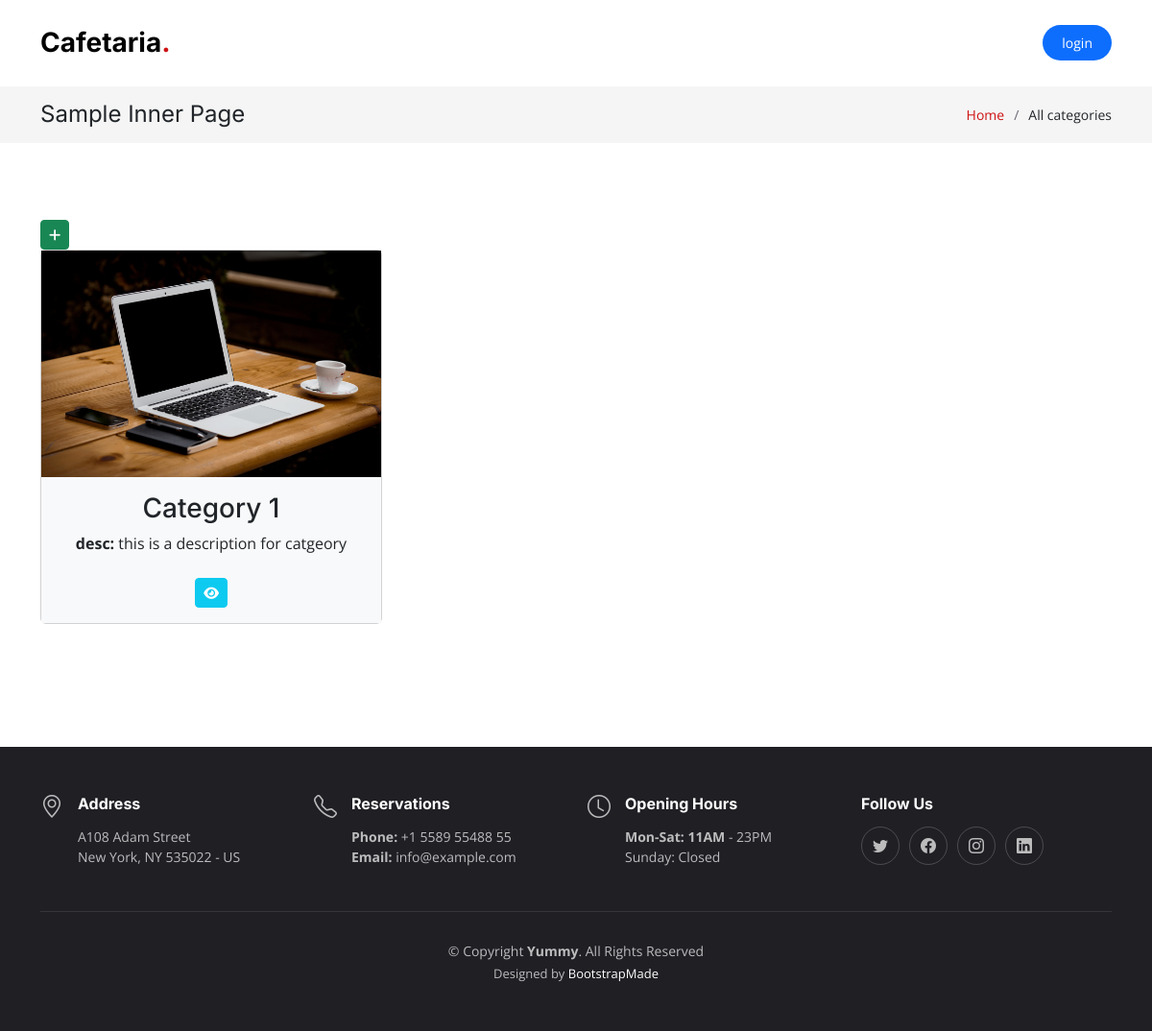
The app's page /views/Category/index.php with its own data.
### tables this page shows
CREATE TABLE `category` (
  `id` int(11) NOT NULL,
  `name` varchar(30) NOT NULL,
  `description` text DEFAULT NULL,
  `image` varchar(255) DEFAULT NULL
);

### controllers/categoryController.php (called while the page is built, shortened)
<?php
class Category
{
  public function index()
  {
    global $conn;
    $sql = "SELECT category.*
          FROM category
          ORDER BY category.id DESC";
    $result = $conn->query($sql);
    $categories = [];
    if ($result->num_rows > 0) {
      while ($row = $result->fetch_assoc()) {
        array_push($categories, $row);
      }
      return $categories;
    } else {
      return false;
    }
  }
}

### views/Category/index.php (the view, shortened to what this page needs)
<!DOCTYPE html>
<html lang="en">
<head>
    <link href="../../assets/vendor/bootstrap/css/bootstrap.min.css" rel="stylesheet" />
    <link href="../../assets/vendor/bootstrap-icons/bootstrap-icons.css" rel="stylesheet" />
    <link href="../../assets/vendor/aos/aos.css" rel="stylesheet" />
    <link href="../../assets/vendor/glightbox/css/glightbox.min.css" rel="stylesheet" />
    <link href="../../assets/vendor/swiper/swiper-bundle.min.css" rel="stylesheet" />
    <link rel="stylesheet" href="https://cdn.jsdelivr.net/npm/bootstrap@5.2.2/dist/css/bootstrap.min.css">
    <link rel="stylesheet" href="https://cdnjs.cloudflare.com/ajax/libs/font-awesome/6.2.0/css/all.min.css" />
    <link href="../../assets/css/main.css" rel="stylesheet" />
</head>
<?php
include('../../includes/navbar.php');
?>
<?php
include('../../controllers/DBController.php');
include('../../controllers/CategoryController.php');
$categories = new Category();
$categories = $categories->index();
?>
<main id="main">
    <div class="breadcrumbs">
        <div class="container">
            <div class="d-flex justify-content-between align-items-center">
                <h2>Sample Inner Page</h2>
                <ol>
                    <li><a href="index.php">Home</a></li>
                    <li>All categories</li>
                </ol>
            </div>
        </div>
    </div>
    <section class="sample-page">
        <div class="container data-aos='fade-up'">
            <a href="create.php" title="create" class="btn btn-success text-white btn-sm">
                <i class="fas fa-plus"></i>
            </a>
            <div class="row">
                <?php foreach ($categories as $category) { ?>
                    <div class="col-md-4 mb-5">
                        <div class="card">
                            <img src="../../uploads/<?php echo $category['image']; ?>" class="w-100">
                            <div class="card-body bg-light">
                                <h3 class="card-title text-center">
                                    <?php echo $category['name'];  ?>
                                </h3>
                                <p class="text-center">
                                    <strong>desc: </strong>
                                    <?php echo $category['description'];  ?>
                                </p>
                                <div class="d-flex justify-content-center mt-4">
                                    <div>
                                        <a href="category_products.php?id=<?php echo $category['id']; ?>" title="show" class="btn btn-info text-white btn-sm">
                                            <i class="fas fa-eye"></i>
                                        </a>
                                    </div>
                                </div>
                            </div>
                        </div>
                    </div>
                <?php } ?>
            </div>
        </div>
    </section>
</main>
<?php
include('../../includes/footer.php');
?>
</body>
</html>

### assets/css/main.css (style rules this page uses)
:root { --font-default: "Open Sans", system-ui, -apple-system, "Segoe UI", Roboto, "Helvetica Neue", Arial, "Noto Sans", "Liberation Sans", sans-serif, "Apple Color Emoji", "Segoe UI Emoji", "Segoe UI Symbol", "Noto Color Emoji"; --font-primary: "Amatic SC", sans-serif; --font-secondary: "Inter", sans-serif; }
:root { --color-default: #212529; --color-primary: #ce1212; --color-secondary: #37373f; }
:root { scroll-behavior: smooth; }
body { font-family: var(--font-default); color: var(--color-default); }
a { color: var(--color-primary); text-decoration: none; }
h1, h2, h3, h4, h5, h6 { font-family: var(--font-secondary); }
section { overflow: hidden; padding: 80px 0; }
.breadcrumbs { padding: 15px 0; background: rgba(55, 55, 63, 0.05); margin-top: 90px; }
.breadcrumbs h2 { font-size: 24px; font-weight: 400; margin: 0; }
.breadcrumbs ol { display: flex; flex-wrap: wrap; list-style: none; padding: 0; margin: 0; font-size: 14px; }
.breadcrumbs ol li+li { padding-left: 10px; }
.breadcrumbs ol li+li::before { display: inline-block; padding-right: 10px; color: #676775; content: "/"; }
section { scroll-margin-top: 90px; }

### records on screen
category: image (picture), name "Category 1", description "this is a description for catgeory"
